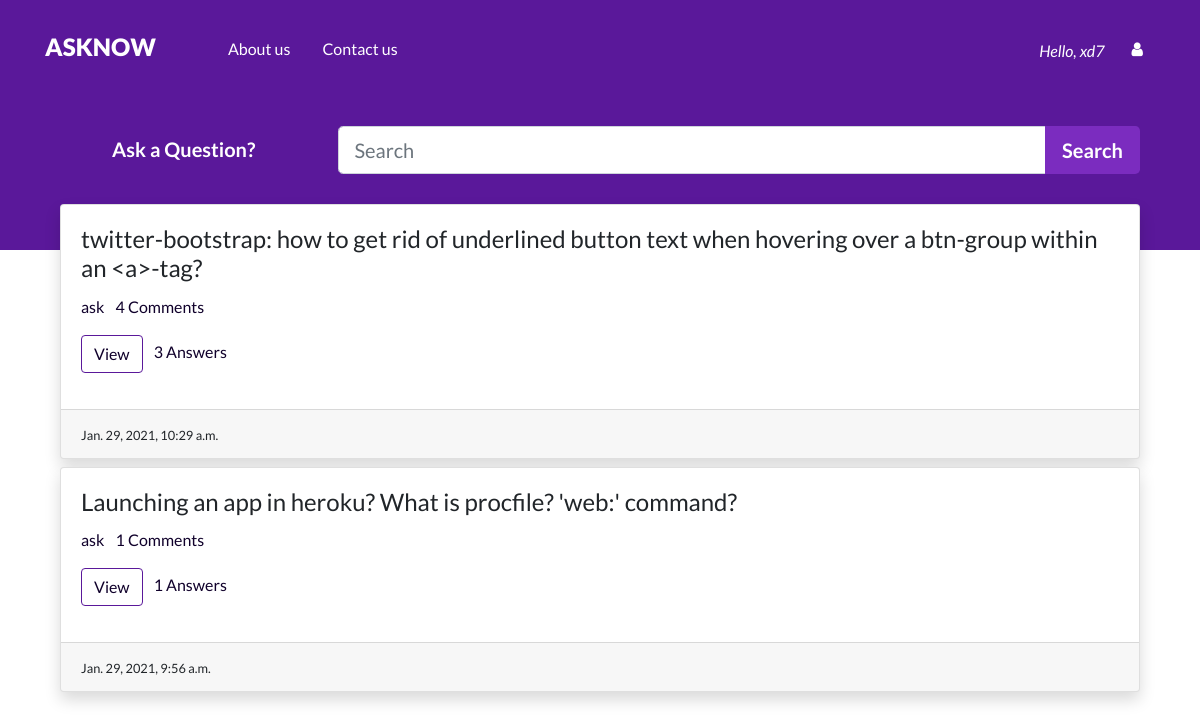
Page / (signed in) on the committed database.
### Qpost/models.py (models this page shows, shortened)
class Question(models.Model):
    user = models.ForeignKey(User, on_delete=models.CASCADE)
    title = models.CharField(max_length=300)
    detail = models.TextField()
    tags = models.TextField(default='')
    add_time = models.DateTimeField(auto_now_add=True)

### Qpost/views.py (the view)
# urls.py: path('', views.home, name="home"),
def home(request):
    if 'q' in request.GET:
        q = request.GET['q']
        quests = Question.objects.annotate(total_comments=Count(
            'answer__comment')).filter(title__icontains=q).order_by('-id')
    else:
        quests = Question.objects.annotate(
            total_comments=Count('answer__comment')).all().order_by('-id')
    paginator = Paginator(quests, 5)
    page_num = request.GET.get('page', 1)
    quests = paginator.page(page_num)
    return render(request, 'index.html', {'quests': quests})

### templates/index.html (shortened to what this page needs)
{% extends "base.html" %}
{% block content %}
<div class="container py-4">
    {% include "components/search.html" %}
    <div class="container mt-4">
        {% for quest in quests %}
        <div class="card mb-2 shadow">
            <div class="card-body">
                <h4 class="card-title">{{quest.title}}</h4>
                <p>
                    <a href="#" class="mr-2">{{quest.user.username}}</a>
                    <a href="#" class="mr-2">{{quest.total_comments}} Comments</a>
                </p>
                <p>
                    <a href="/detail/{{quest.id}}" type="button" class="mr-2 btn qbtn">View</a>
                    <a class="mr-2 disabled">{{quest.answer_set.count}} Answers</a>
                </p>
            </div>
            <div class="card-footer">
                <small>{{quest.add_time}}</small>
            </div>
        </div>
        {% endfor %}
    </div>
</div>
{% endblock %}

### templates/components/nav.html (shortened to what this page needs)
{% load static %}
<nav class="navbar navbar-expand-lg py-4">
    <div class="container">
        <a href="{% url 'home' %}"><h1 class="navbar-brand text-white text-uppercase" >AskNow</h1></a>
        <div class="collapse navbar-collapse" id="navbarNav">
            {% if request.user.is_authenticated %}
            <ul class="navbar-nav text-sm-center pl-lg-5 font-weight-normal">
                <li class="nav-item">
                    <a class="nav-link" href="#">About us</a>
                </li>
                <li class="nav-item">
                    <a class="nav-link" href="#">Contact us </a>
                </li>
            </ul>
            {% endif %}
            <div class="row ml-lg-auto justify-content-center">
                {% if not request.user.is_authenticated %}
                <a class="bttn btn btn-default" href='{% url "register" %}'>Register</a>
                <a class="bttn btn btn-default ml-1" href='{% url "login" %}'>Login</a>
                {% else %}
                <span class="text-white nav-item font-italic my-2">Hello, {{request.user}}</span>
                <div class="col-auto">
                    <a class="bttn btn btn-default" href="#" role="button" aria-pressed="false"
                        data-toggle="dropdown"><i class="fa fa-user" aria-hidden="true">
                        </i></a>
                </div>
                {% endif %}
            </div>
        </div>
    </div>
</nav>

### static/css/style.css (style rules this page uses)
body { padding: 0; margin: 0; background: #fff; font-family: "Lato", sans-serif; }
.navbar-brand { font-size: 24px; font-weight: 900; }
.nav-link, .navbar-brand { color: #fff; cursor: pointer; }
.nav-link { margin-right: 1em !important; margin-bottom: 5px; }
.bttn { font-weight: bold; color: #fff; border: 0px solid; }
.card-body a { color : #10002b; text-decoration: none }
.qbtn { border: 1px solid #5a189a; color: #10002b; }

### rows in the picture
Question: title "twitter-bootstrap: how to get rid of underlined button text when hovering over a btn-group within an <a>-tag?", user.username "ask", total_comments "4", answer_set.count "3", add_time "Jan. 29, 2021, 10:29 a.m."
Question: title "Launching an app in heroku? What is procfile? 'web:' command?", user.username "ask", total_comments "1", answer_set.count "1", add_time "Jan. 29, 2021, 9:56 a.m."

### other values in the picture
{{ request.user }} "xd7"
